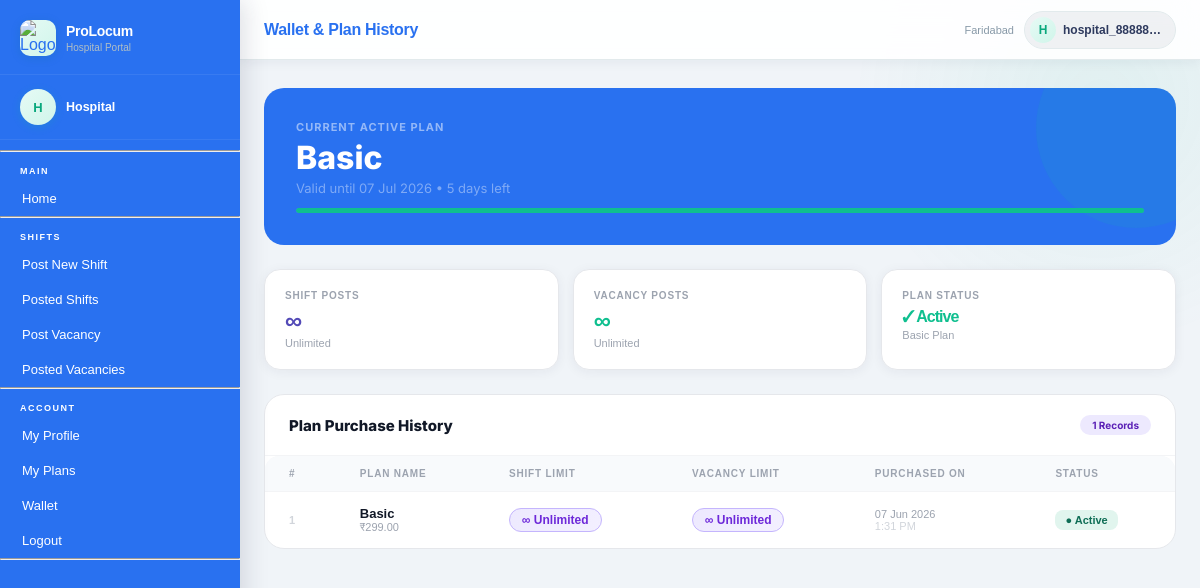
The page /hospitals/wallet/ (signed in) on the database its author committed.
### users/models.py (models this page shows, shortened)
class CustomUser(AbstractUser):
    ROLE_CHOICES = (
        ('doctor', 'Doctor'),
        ('nurse', 'Nurse'),
        ('hospital', 'Hospital'),
        ('admin', 'Admin'),
    )
    role   = models.CharField(max_length=20, choices=ROLE_CHOICES)
    mobile = models.CharField(max_length=10, unique=True, null=True, blank=True)  # ✅ Unique mobile

### hospitals/models.py (models this page shows, shortened)
class HospitalProfile(models.Model):
    HOSPITAL_TYPE_CHOICES = [
        ('private', 'Private'),
        ('government', 'Government'),
        ('trust', 'Trust / NGO'),
        ('clinic', 'Clinic'),
    ]
    user             = models.OneToOneField(settings.AUTH_USER_MODEL, on_delete=models.CASCADE, related_name='hospital_profile')
    hospital_name    = models.CharField(max_length=200)
    hospital_type    = models.CharField(max_length=20, choices=HOSPITAL_TYPE_CHOICES, blank=True)
    registration_no  = models.CharField(max_length=100, blank=True)
    is_registration_complete = models.BooleanField(default=False)
    contact_person   = models.CharField(max_length=150, blank=True)
    phone            = models.CharField(max_length=15, blank=True)
    email            = models.EmailField(blank=True)
    address          = models.TextField(blank=True)
    state            = models.CharField(max_length=100, blank=True)
    city             = models.CharField(max_length=100, blank=True)
    pincode          = models.CharField(max_length=10, blank=True)
    specialities     = models.TextField(blank=True)   # comma-separated
    bed_count        = models.PositiveIntegerField(null=True, blank=True)
    logo             = models.ImageField(upload_to='hospitals/logos/', null=True, blank=True)
    registration_doc = models.FileField(upload_to='hospitals/docs/', null=True, blank=True)
    pan_card         = models.FileField(upload_to='hospitals/pan/', null=True, blank=True)
    aadhar_photo     = models.FileField(upload_to='hospitals/aadhar/', null=True, blank=True)
    registered_state = models.CharField(max_length=100, blank=True)
    is_verified      = models.BooleanField(default=False)
    created_at       = models.DateTimeField(auto_now_add=True)
    updated_at       = models.DateTimeField(auto_now=True)
    STATUS_CHOICES = [
    ('pending', 'Pending'),
    ('approved', 'Approved'),
    ('rejected', 'Rejected'),
]
    verification_status = models.CharField(max_length=10, choices=STATUS_CHOICES, default='pending')

### plans/models.py (models this page shows, shortened)
class UserPlan(models.Model):
    user      = models.ForeignKey(User, on_delete=models.CASCADE, related_name='plans')
    plan      = models.ForeignKey(Plan, on_delete=models.SET_NULL, null=True)
    is_active = models.BooleanField(default=True)
    bought_at = models.DateTimeField(auto_now_add=True)
    start_date = models.DateTimeField(null=True, blank=True)
    end_date   = models.DateTimeField(null=True, blank=True)   # None = Lifetime
    vacancy_limit_used = models.PositiveIntegerField(default=0)
    shift_post_used   = models.PositiveIntegerField(default=0)
    vacancy_post_used = models.PositiveIntegerField(default=0)
    @property
    def is_expired(self):
        if not self.end_date:
            return False   # Lifetime plan
        return timezone.now() > self.end_date
    @property
    def days_remaining(self):
        if not self.end_date:
            return None    # Lifetime
        return max(0, (self.end_date - timezone.now()).days)
    class Meta:
        ordering = ['-bought_at']

class Plan(models.Model):
    ROLE_CHOICES = [
        ('doctor',   'Doctor'),
        ('nurse',    'Nurse'),
        ('hospital', 'Hospital'),
    ]
    DURATION_CHOICES = [
        (1,  '1 Month'),
        (2,  '2 Months'),
        (3,  '3 Months'),
        (6,  '6 Months'),
        (12, '12 Months (1 Year)'),
    ]
    TOKEN_MODE_CHOICES = [
        ('disabled',  'No Tokens'),        # tokens feature hi nahi
        ('fixed',     'Fixed Amount'),     # X tokens milenge
        ('unlimited', 'Unlimited'),        # ∞ tokens
    ]
    name        = models.CharField(max_length=100)
    role        = models.CharField(max_length=20, choices=ROLE_CHOICES)
    price       = models.DecimalField(max_digits=10, decimal_places=2)
    description = models.TextField(blank=True)
    is_active   = models.BooleanField(default=True)
    created_at  = models.DateTimeField(auto_now_add=True)
    shift_view_enabled = models.BooleanField(
    default=False,
    help_text="Kya is plan mein Available Shifts dekhne ki permission hai?"
)
    urgent_shift_enabled = models.BooleanField(
    default=False,
    help_text="Dashboard pe urgent shifts dikhenge (shift_view_enabled bhi hona chahiye)"
)
    is_lifetime     = models.BooleanField(
        default=False,
        help_text="Check karo agar plan kabhi expire na ho (Lifetime)"
    )
    duration_months = models.PositiveIntegerField(
    choices=DURATION_CHOICES,
    default=1,
    null=True,      # ← add karo
    blank=True,     # ← add karo
    help_text="Plan kitne mahine ka hai (is_lifetime=False hone par kaam aata hai)"
)
    urgent_shift_post_enabled = models.BooleanField(
    default=False,
    help_text="Kya is plan mein urgent shift post karne ki permission hai?"
)
    token_mode = models.CharField(
        max_length=10,
        choices=TOKEN_MODE_CHOICES,
        default='disabled',
        help_text="disabled=tokens nahi, fixed=X tokens, unlimited=∞ tokens"
    )
    tokens = models.PositiveIntegerField(
        default=0,
        help_text="Sirf token_mode='fixed' hone par use hota hai"
    )
    vacancy_apply_enabled   = models.BooleanField(
        default=False,
        help_text="Kya is plan mein vacancy apply feature ON hai?"
    )
    unlimited_vacancy_apply = models.BooleanField(
        default=False,
        help_text="Unlimited vacancy apply? (vacancy_apply_enabled=True hona chahiye)"
    )
    vacancy_limit           = models.PositiveIntegerField(
        default=0,
        help_text="Kitni vacancies pe apply kar sakta hai (unlimited_vacancy_apply=False hone par)"
    )
    shift_post_enabled   = models.BooleanField(
        default=False,
        help_text="Kya is plan mein shift posting feature ON hai?"
    )
    unlimited_shift_post = models.BooleanField(default=False)
    shift_post_limit     = models.PositiveIntegerField(default=0)
    vacancy_post_enabled   = models.BooleanField(
        default=False,
        help_text="Kya is plan mein vacancy posting feature ON hai?"
    )
    unlimited_vacancy_post = models.BooleanField(default=False)
    vacancy_post_limit     = models.PositiveIntegerField(default=0)
    class Meta:
        ordering = ['role', 'price']

### hospitals/views.py (the view)
# urls.py: path('wallet/', doctor_views.my_wallet, name='doctor_wallet'),
@login_required
def my_wallet(request):
    from plans.models import UserPlan
    try:
        current_plan = UserPlan.objects.filter(user=request.user, is_active=True).first()
        plan_history = UserPlan.objects.filter(user=request.user).select_related('plan').order_by('-bought_at')
    except:
        current_plan = None
        plan_history = []
    return render(request, 'hospitals/wallet.html', {
        'current_plan': current_plan,
        'plan_history': plan_history,
        'user':         request.user,
    })

### hospitals/templates/hospitals/wallet.html (shortened to what this page needs)
{% extends 'hospitals/base.html' %}
{% block page_title %}Wallet & Plan History{% endblock %}
{% block content %}
<div class="dash-wrap">
    {% if current_plan %}
    <div class="active-plan-card">
        <div class="plan-label">Current Active Plan</div>
        <div class="plan-name-big">{{ current_plan.plan.name }}</div>
        {% if current_plan.end_date %}
            <div class="plan-sub">Valid until {{ current_plan.end_date|date:"d M Y" }} • {{ current_plan.days_remaining }} days left</div>
            <div style="margin-top:12px; background:rgba(255,255,255,0.1); border-radius:99px; height:5px; overflow:hidden;">
                <div style="height:100%; border-radius:99px; background:#0fbf8f; width:{% widthratio current_plan.days_remaining current_plan.plan.duration_months 100 %}%;"></div>
            </div>
        {% else %}
            <div class="plan-sub">♾️ Lifetime Plan — Never Expires</div>
        {% endif %}
    </div>
    <div class="stats-grid">
        <div class="stat-card">
            <div class="stat-label">Shift Posts</div>
            {% if current_plan.plan.unlimited_shift_post %}
                <div class="stat-value" style="color:#534AB7;">∞</div>
                <div class="stat-sub">Unlimited</div>
            {% endif %}
        </div>
        <div class="stat-card">
            <div class="stat-label">Vacancy Posts</div>
            {% if current_plan.plan.unlimited_vacancy_post %}
                <div class="stat-value" style="color:#0fbf8f;">∞</div>
                <div class="stat-sub">Unlimited</div>
            {% endif %}
        </div>
        <div class="stat-card">
            <div class="stat-label">Plan Status</div>
            <div class="stat-value" style="color:#0fbf8f; font-size:16px; margin-top:4px;">✓ Active</div>
            <div class="stat-sub">{{ current_plan.plan.name }} Plan</div>
        </div>
    </div>
    {% endif %}
    <div class="history-card">
        <div class="history-header">
            <div class="history-title">Plan Purchase History</div>
            <span style="background:#ede9fe; color:#5b21b6; font-size:10px; font-weight:700; padding:4px 12px; border-radius:20px;">
                {{ plan_history|length }} Records
            </span>
        </div>
        {% if plan_history %}
        <div style="overflow-x:auto;">
            <table class="tx-table">
                <thead>
                    <tr>
                        <th>#</th>
                        <th>Plan Name</th>
                        <th>Shift Limit</th>
                        <th>Vacancy Limit</th>
                        <th>Purchased On</th>
                        <th>Status</th>
                    </tr>
                </thead>
                <tbody>
                    {% for up in plan_history %}
                    <tr>
                        <td style="color:#d1d5db; font-size:11px; font-weight:700;">{{ forloop.counter }}</td>
                        <td>
                            <div style="font-weight:700; color:#111827;">{{ up.plan.name }}</div>
                            <div style="font-size:11px; color:#9ca3af;">₹{{ up.plan.price }}</div>
                        </td>
                        <td>
                            {% if up.plan.unlimited_shift_post %}
                                <span class="unlim-tag">∞ Unlimited</span>
                            {% else %}
                                <span style="font-weight:700; color:#534AB7;">{{ up.plan.shift_post_limit }}</span>
                                <span style="font-size:11px; color:#9ca3af;"> posts</span>
                            {% endif %}
                        </td>
                        <td>
                            {% if up.plan.unlimited_vacancy_post %}
                                <span class="unlim-tag">∞ Unlimited</span>
                            {% else %}
                                <span style="font-weight:700; color:#0fbf8f;">{{ up.plan.vacancy_post_limit }}</span>
                                <span style="font-size:11px; color:#9ca3af;"> posts</span>
                            {% endif %}
                        </td>
                        <td>
                            <div class="tx-date">
                                {{ up.bought_at|date:"d M Y" }}<br>
                                <span style="color:#d1d5db;">{{ up.bought_at|time:"g:i A" }}</span>
                            </div>
                        </td>
                        <td>
                            {% if up.is_active %}
                            <span class="status-pill status-active">● Active</span>
                            {% else %}
                            <span class="status-pill status-inactive">● Expired</span>
                            {% endif %}
                        </td>
                    </tr>
                    {% endfor %}
                </tbody>
            </table>
        </div>
        {% else %}
        <div class="tx-empty">
            <div class="tx-empty-icon">📋</div>
            <div style="font-weight:700; color:#6b7280; margin-bottom:4px;">No plan purchases yet</div>
            <div>Plan purchase history yahan dikhegi.</div>
        </div>
        {% endif %}
    </div>
</div>
{% endblock %}

### hospitals/templates/hospitals/base.html (shortened to what this page needs)
{% load static %}
<!DOCTYPE html>
<html lang="hi">
<head>
  <link rel="stylesheet" href="{% static 'users/css/base.css' %}">
</head>
<body>
<aside class="sidebar" id="sidebar">
  {% if request.user.is_authenticated %}
  <div class="sidebar-brand">
    <div class="logo-icon">
      <img src="{% static 'users/images/Black_and_White_Circular_Art___Design_Logo-removebg-preview.png' %}" alt="Logo">
    </div>
    <div class="brand-text">
      <h1>ProLocum</h1>
      <p>Hospital Portal</p>
    </div>
  </div>
  <div class="sidebar-profile">
    <div class="profile-avatar">
      {% if profile.hospital_name %}{{ profile.hospital_name|first|upper }}{% else %}H{% endif %}
    </div>
    <div class="profile-info">
      <strong>{% if profile.hospital_name %}{{ profile.hospital_name }}{% else %}Hospital{% endif %}</strong>
    </div>
  </div>
  {% endif %}
  <nav class="sidebar-nav">
<hr>
    <div class="nav-section-label">Main</div>
    <a href="{% url 'hospital_dashboard' %}" class="nav-link {% if request.resolver_match.url_name == 'hospital_dashboard' %}active{% endif %}">
      Home
    </a>
<hr>
    <div class="nav-section-label">Shifts</div>
    {% if ctx_can_post_shift %}
      <a href="/hospitals/shifts/post/" class="nav-link {% if request.resolver_match.url_name == 'post_new_shift' %}active{% endif %}">
        Post New Shift
      </a>
      <a href="/hospitals/shifts/posted/" class="nav-link {% if request.resolver_match.url_name == 'posted_shifts' %}active{% endif %}">
        Posted Shifts
      </a>
    {% endif %}
    {% if ctx_can_post_vacancy %}
      <a href="{% url 'hospital_post_vacancy' %}" class="nav-link {% if request.resolver_match.url_name == 'hospital_post_vacancy' %}active{% endif %}">
        Post Vacancy
      </a>
      <a href="{% url 'hospital_posted_vacancies' %}" class="nav-link {% if request.resolver_match.url_name == 'hospital_posted_vacancies' %}active{% endif %}">
        Posted Vacancies
      </a>
    {% endif %}
<hr>
    <div class="nav-section-label">Account</div>
    <a href="{% url 'hospital_my_profile' %}" class="nav-link {% if request.resolver_match.url_name == 'hospital_my_profile' %}active{% endif %}">
      My Profile
    </a>
    <a href="{% url 'my_plans' %}" class="nav-link {% if request.resolver_match.url_name == 'my_plans' %}active{% endif %}">
      My Plans
    </a>
    <a href="{% url 'hospital_wallet' %}" class="nav-link">
    Wallet
</a>
    <a href="{% url 'logout' %}" class="nav-link">Logout</a>
<hr>
  </nav>
</aside>
<main class="main">
  <div class="topbar">
    <div class="topbar-left">
      <span class="topbar-title">{% block page_title %}Dashboard{% endblock %}</span>
    </div>
    <div class="topbar-right">
      {% if request.user.hospital_profile.city %}
      <span class="city-tag">{{ request.user.hospital_profile.city }}</span>
      {% endif %}
      <div class="user-chip">
        <div class="user-avatar">
          {% if profile.hospital_name %}{{ profile.hospital_name|first|upper }}{% else %}{{ request.user.username|first|upper }}{% endif %}
        </div>
        <span class="user-name">
          {% if profile.hospital_name %}{{ profile.hospital_name }}{% else %}{{ request.user.username }}{% endif %}
        </span>
      </div>
    </div>
  </div>
  <div class="content">
    {% block content %}{% endblock %}
  </div>
</main>
</body>
</html>

### rows shown on the page
CustomUser: user.hospital_profile.city "Faridabad", user.username|first "H", user.username "hospital_88888…"
UserPlan: plan.name "Basic", end_date "07 Jul 2026", days_remaining "5", plan.price "299.00", shows "∞ Unlimited", bought_at "07 Jun 2026", bought_at "1:31 PM", is_active "● Active"

### other values the page prints
{{ plan_history|length }} "1"
